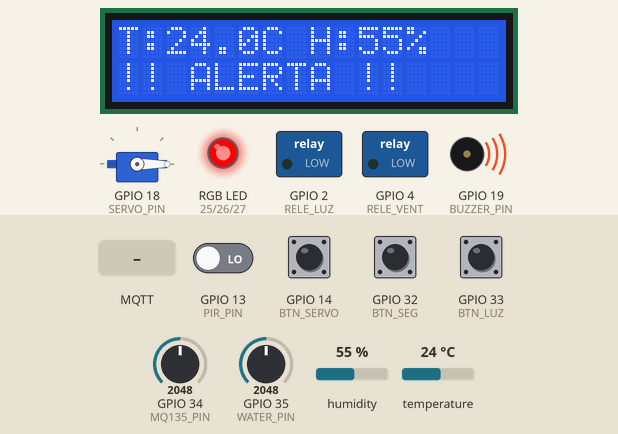
Simulated run of this sketch. Board: ESP32. Parts: servo, 16×2 character LCD, switched loads named in the sketch (green lamp = pin HIGH), an RGB LED mixed from three pins (HIGH = lit), buzzer (waves = sounding, pin HIGH). The inputs (shaded band) are chosen by the test bench; at power-on: GPIO 14 (BTN_SERVO), GPIO 32 (BTN_SEG), GPIO 33 (BTN_LUZ) HIGH, GPIO 13 (PIR_PIN) LOW, temperature 24 °C, GPIO 34 (MQ135_PIN) = 2048, GPIO 35 (WATER_PIN) = 2048, humidity 55 %. WiFi joins after 1.5 s; servers stay silent unless stated; random numbers use the default seed unless the sketch sets one; no MQTT or app messages arrive unless stated; what the sketch prints to the serial monitor is not drawn.

Above: at 3.2 s.
3.3 s: temperature set to 25.6 °C
At 4.45 s:
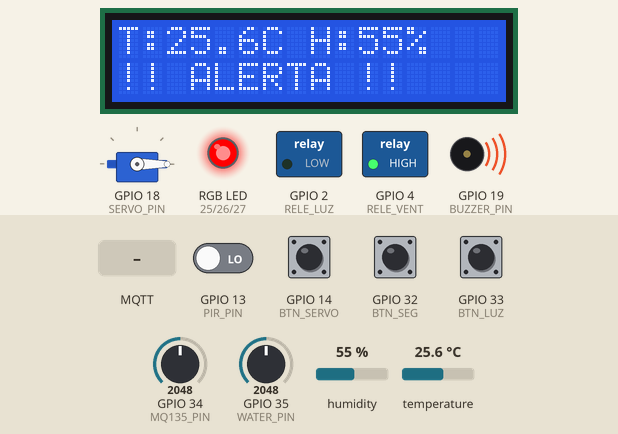
6.1 s: GPIO 14 (BTN_SERVO) pulled LOW for 0.15 s
At 6.53 s:
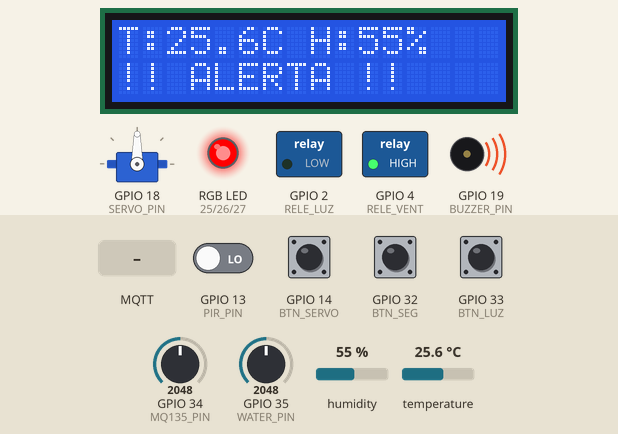
6.8 s: temperature set to 12 °C
At 8.34 s:
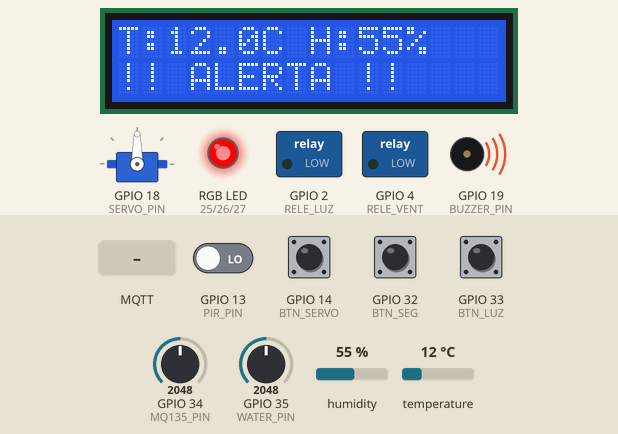
10.2 s: GPIO 33 (BTN_LUZ) pulled LOW for 0.15 s
At 10.73 s:
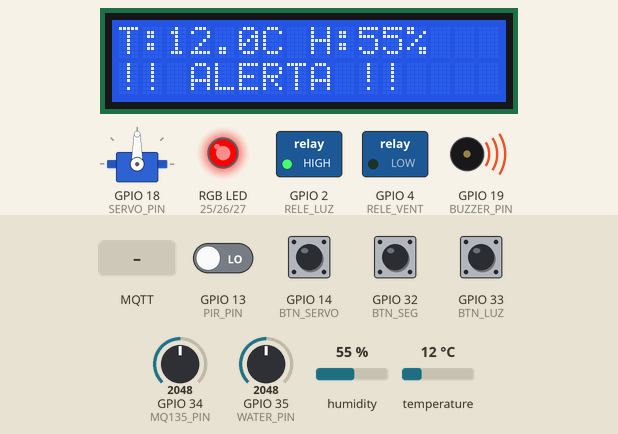
10.9 s: MQTT message "ON" arrives on the third subscribed topic
At 11.04 s:
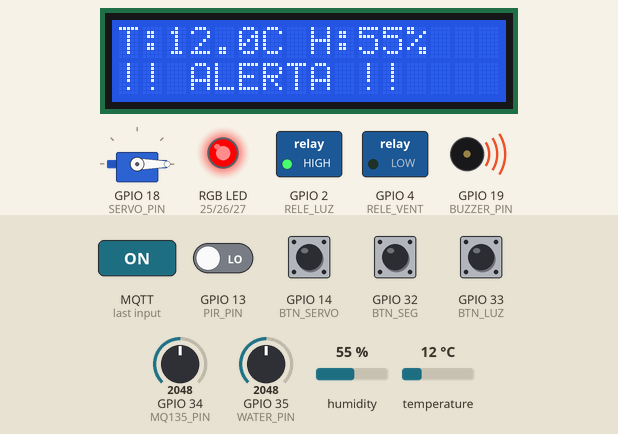
12.7 s: temperature set to 28 °C
At 14.63 s:
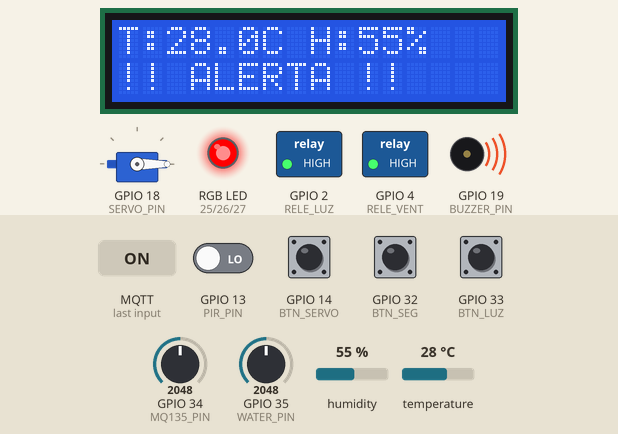
Timing chart, 0 to 17.2 s (numbered marks = the images above; inputs shaded):
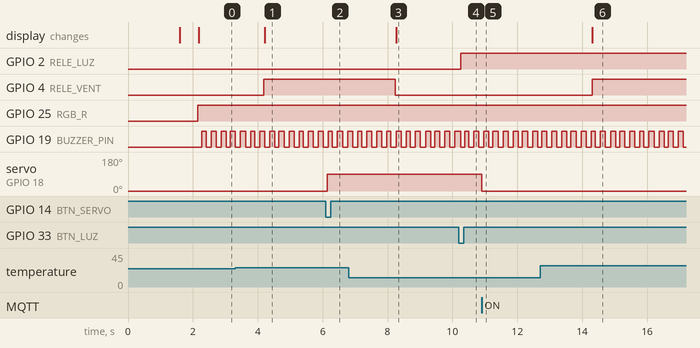

The sketch:

sketch.ino
```cpp
#include <WiFi.h>
#include <PubSubClient.h>
#include <DHT.h>
#include <Wire.h>
#include <LiquidCrystal_I2C.h>
#include <ESP32Servo.h>

#define DHTPIN 15
#define DHTTYPE DHT22
#define PIR_PIN 13
#define MQ135_PIN 34
#define WATER_PIN 35
#define RELE_LUZ 2
#define RELE_VENT 4
#define SERVO_PIN 18
#define BUZZER_PIN 19
#define RGB_R 25
#define RGB_G 26
#define RGB_B 27
#define BTN_SEG 32
#define BTN_LUZ 33
#define BTN_SERVO 14

const char* ssid = "Wokwi-GUEST";
const char* password = "";
const char* mqtt_server = "broker.hivemq.com";
const String prefijo = "udb/gj111587/";

DHT dht(DHTPIN, DHTTYPE);
LiquidCrystal_I2C lcd(0x27, 16, 2);
Servo cortina;
WiFiClient espClient;
PubSubClient client(espClient);

bool sistemaArmado = false;
bool alertaActiva = false;
unsigned long ultimoEnvio = 0;
const long intervaloEnvio = 3000;

float luxes = 250.0;

// 🔧 CONTROL DE ESTADOS LÓGICOS ESTABLES
bool cortinaAbierta = false;

bool ultimoEstadoBtnSeg = HIGH;
bool ultimoEstadoBtnLuz = HIGH;
bool ultimoEstadoBtnServo = HIGH;

void setup() {
  Serial.begin(115200);

  pinMode(RELE_LUZ, OUTPUT);
  pinMode(RELE_VENT, OUTPUT);
  pinMode(BUZZER_PIN, OUTPUT);
  pinMode(RGB_R, OUTPUT);
  pinMode(RGB_G, OUTPUT);
  pinMode(RGB_B, OUTPUT);

  pinMode(PIR_PIN, INPUT);
  pinMode(BTN_SEG, INPUT_PULLUP);
  pinMode(BTN_LUZ, INPUT_PULLUP);
  pinMode(BTN_SERVO, INPUT_PULLUP);

  dht.begin();
  cortina.attach(SERVO_PIN);
  cortina.write(0);

  lcd.init();
  lcd.backlight();
  lcd.setCursor(0, 0);
  lcd.print("Iniciando...");

  setup_wifi();
  client.setServer(mqtt_server, 1883);
  client.setCallback(callback);
}

void setup_wifi() {
  delay(10);
  WiFi.begin(ssid, password);
  while (WiFi.status() != WL_CONNECTED) {
    delay(500);
  }
  lcd.clear();
  lcd.print("Wi-Fi OK");
  delay(500);
}

void callback(char* topic, byte* payload, unsigned int length) {
  String mensaje = "";
  for (int i = 0; i < length; i++) { mensaje += (char)payload[i]; }

  String subLuz = prefijo + "domotica/sala/actuadores/iluminacion";
  String subVent = prefijo + "domotica/sala/actuadores/ventilacion";
  String subCort = prefijo + "domotica/sala/actuadores/cortina";

  if (String(topic) == subLuz) {
    digitalWrite(RELE_LUZ, mensaje == "ON" ? HIGH : LOW);
  }
  if (String(topic) == subVent) {
    digitalWrite(RELE_VENT, mensaje == "ON" ? HIGH : LOW);
  }
  if (String(topic) == subCort) {
    // Sincronizar la variable de estado cuando la orden viene desde la web
    cortinaAbierta = (mensaje == "OPEN");
    cortina.write(cortinaAbierta ? 90 : 0);
  }
}

void reconnect() {
  while (!client.connected()) {
    String clientId = "ESP32-UDB-";
    clientId += String(random(0, 0xffff), HEX);
    if (client.connect(clientId.c_str())) {
      Serial.println("¡CONECTADO CON ÉXITO!");

      String sub1 = prefijo + "domotica/sala/actuadores/iluminacion";
      String sub2 = prefijo + "domotica/sala/actuadores/ventilacion";
      String sub3 = prefijo + "domotica/sala/actuadores/cortina";
      String pubStatus = prefijo + "domotica/sala/seguridad_estado";

      client.subscribe(sub1.c_str());
      client.subscribe(sub2.c_str());
      client.subscribe(sub3.c_str());
      client.publish(pubStatus.c_str(), sistemaArmado ? "ARMADO" : "DESARMADO");
    } else {
      delay(3000);
    }
  }
}

void fijarColorRGB(int r, int g, int b) {
  analogWrite(RGB_R, r);
  analogWrite(RGB_G, g);
  analogWrite(RGB_B, b);
}

void loop() {
  if (!client.connected()) { reconnect(); }
  client.loop();

  // --- GESTIÓN DE BOTONES LOCALES ---
  bool estadoBtnSeg = digitalRead(BTN_SEG);
  if (estadoBtnSeg == LOW && ultimoEstadoBtnSeg == HIGH) {
    delay(20);
    if (digitalRead(BTN_SEG) == LOW) {
      sistemaArmado = !sistemaArmado;
      String pubStatus = prefijo + "domotica/sala/seguridad_estado";
      client.publish(pubStatus.c_str(), sistemaArmado ? "ARMADO" : "DESARMADO");
    }
  }
  ultimoEstadoBtnSeg = estadoBtnSeg;

  bool estadoBtnLuz = digitalRead(BTN_LUZ);
  if (estadoBtnLuz == LOW && ultimoEstadoBtnLuz == HIGH) {
    delay(20);
    if (digitalRead(BTN_LUZ) == LOW) {
      digitalWrite(RELE_LUZ, !digitalRead(RELE_LUZ));
      String t7 = prefijo + "domotica/sala/actuadores/iluminacion";
      client.publish(t7.c_str(), digitalRead(RELE_LUZ) ? "ON" : "OFF");
    }
  }
  ultimoEstadoBtnLuz = estadoBtnLuz;

  bool estadoBtnServo = digitalRead(BTN_SERVO);
  if (estadoBtnServo == LOW && ultimoEstadoBtnServo == HIGH) {
    delay(20);
    if (digitalRead(BTN_SERVO) == LOW) {
      // Toggle usando la variable de estado protegida
      cortinaAbierta = !cortinaAbierta;
      cortina.write(cortinaAbierta ? 90 : 0);

      // Publicar inmediatamente a internet el cambio real
      String t9 = prefijo + "domotica/sala/actuadores/cortina";
      client.publish(t9.c_str(), cortinaAbierta ? "OPEN" : "CLOSE");
      Serial.println(cortinaAbierta ? "Persiana: Abierta físicamente" : "Persiana: Cerrada físicamente");
    }
  }
  ultimoEstadoBtnServo = estadoBtnServo;

  float h = dht.readHumidity();
  float t = dht.readTemperature();
  int gasRaw = analogRead(MQ135_PIN);
  int aguaRaw = analogRead(WATER_PIN);
  int movimiento = digitalRead(PIR_PIN);

  if (isnan(h)) h = 0.0;
  if (isnan(t)) t = 0.0;

  if (t > 25.0 && t != 0.0) { digitalWrite(RELE_VENT, HIGH); }
  else { digitalWrite(RELE_VENT, LOW); }

  if (gasRaw > 2000 || aguaRaw > 1500) {
    alertaActiva = true;
    fijarColorRGB(255, 0, 0);
    digitalWrite(BUZZER_PIN, (millis() / 150) % 2);
  }
  else if (sistemaArmado && movimiento == HIGH) {
    alertaActiva = true;
    fijarColorRGB(0, 0, 255);
    digitalWrite(BUZZER_PIN, HIGH);
  } else {
    alertaActiva = false;
    fijarColorRGB(0, 255, 0);
    digitalWrite(BUZZER_PIN, LOW);
  }

  lcd.setCursor(0, 0);
  lcd.print("T:" + String(t, 1) + "C H:" + String(h, 0) + "%   ");
  lcd.setCursor(0, 1);
  if (alertaActiva) { lcd.print("!! ALERTA !!    "); }
  else { lcd.print(sistemaArmado ? "SEG: ARMADO     " : "SEG: DESARMADO  "); }

  // --- REPORTE PERIÓDICO GENERAL BLINDADO ---
  unsigned long ahora = millis();
  if (ahora - ultimoEnvio > intervaloEnvio) {
    ultimoEnvio = ahora;

    String t1 = prefijo + "domotica/sala/temperatura";
    String t2 = prefijo + "domotica/sala/humedad";
    String t3 = prefijo + "domotica/sala/fuga_agua";
    String t4 = prefijo + "domotica/sala/calidad_aire";
    String t5 = prefijo + "domotica/sala/movimiento";
    String t6 = prefijo + "domotica/sala/seguridad_estado";
    String t7 = prefijo + "domotica/sala/actuadores/iluminacion";
    String t8 = prefijo + "domotica/sala/actuadores/ventilacion";
    String t9 = prefijo + "domotica/sala/actuadores/cortina";

    client.publish(t1.c_str(), String(t).c_str());
    client.publish(t2.c_str(), String(h).c_str());
    client.publish(t3.c_str(), String(aguaRaw).c_str());
    client.publish(t4.c_str(), String(gasRaw).c_str());
    client.publish(t5.c_str(), movimiento == HIGH ? "1" : "0");
    client.publish(t6.c_str(), sistemaArmado ? "ARMADO" : "DESARMADO");
    client.publish(t7.c_str(), digitalRead(RELE_LUZ) ? "ON" : "OFF");
    client.publish(t8.c_str(), digitalRead(RELE_VENT) ? "ON" : "OFF");

    // Envío del estado lógico real blindado
    client.publish(t9.c_str(), cortinaAbierta ? "OPEN" : "CLOSE");
  }
}
```

Measured:
- the behaviour switches between 25 and 25.1 °C on temperature (found by bisection; images 0 and 1)
- after the input at 3.3 s, GPIO 4 (RELE_VENT): LOW → HIGH after 0.89 s; the display: changes after 0.92 s (image 1)
- after the input at 6.1 s, servo on GPIO 18 (SERVO_PIN): 0° → 90° at once
- after the input at 6.8 s, GPIO 4 (RELE_VENT): HIGH → LOW after 1.4 s; the display: changes after 1.5 s (image 3)
- after the input at 10.2 s, GPIO 2 (RELE_LUZ): LOW → HIGH after 0.05 s
- after the input at 10.9 s, servo on GPIO 18 (SERVO_PIN): 90° → 0° at once
- after the input at 12.7 s, GPIO 4 (RELE_VENT): LOW → HIGH after 1.6 s; the display: changes after 1.6 s (image 6)
- by itself, GPIO 19 (BUZZER_PIN): alternates HIGH for 0.16 s and LOW for 0.16 s
